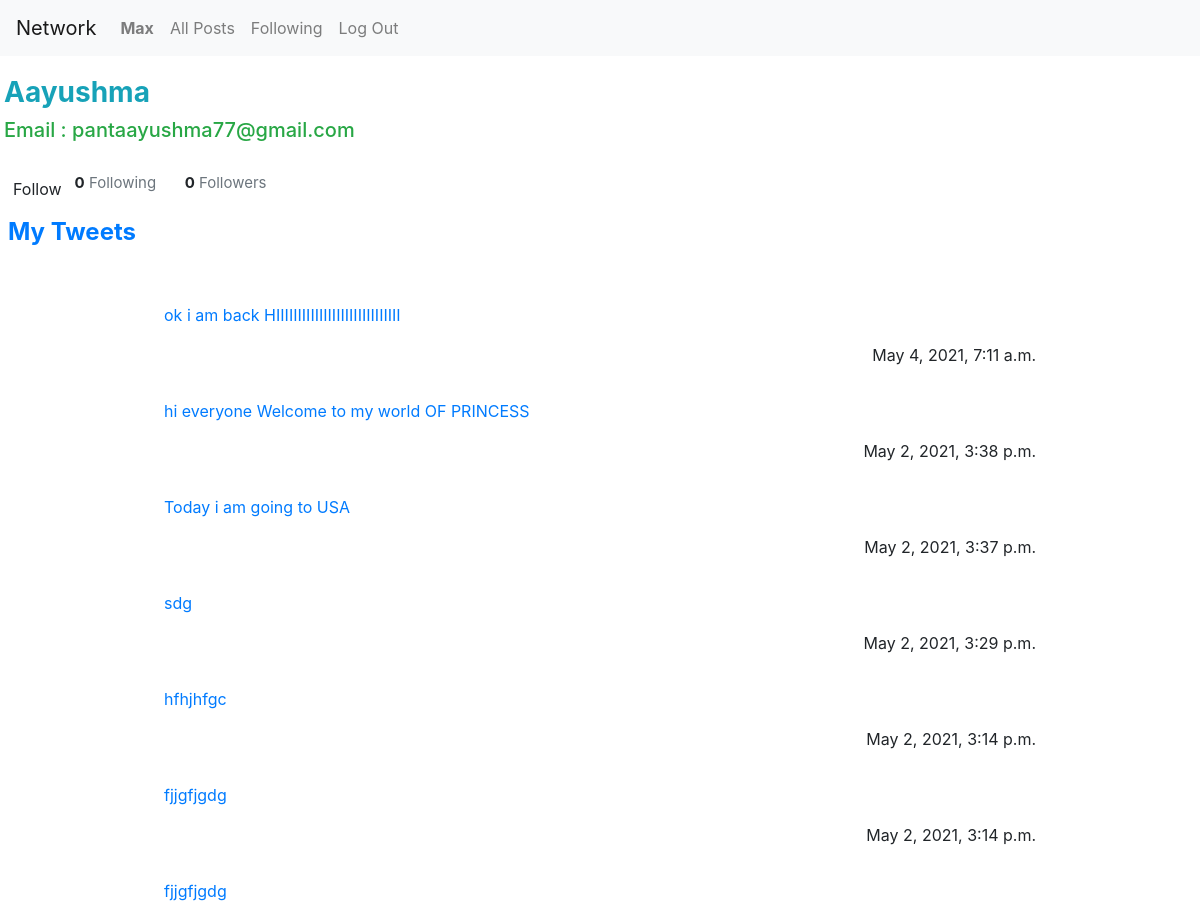
/user/aayushma (signed in, upper part), run on an earlier commit of the app's database.
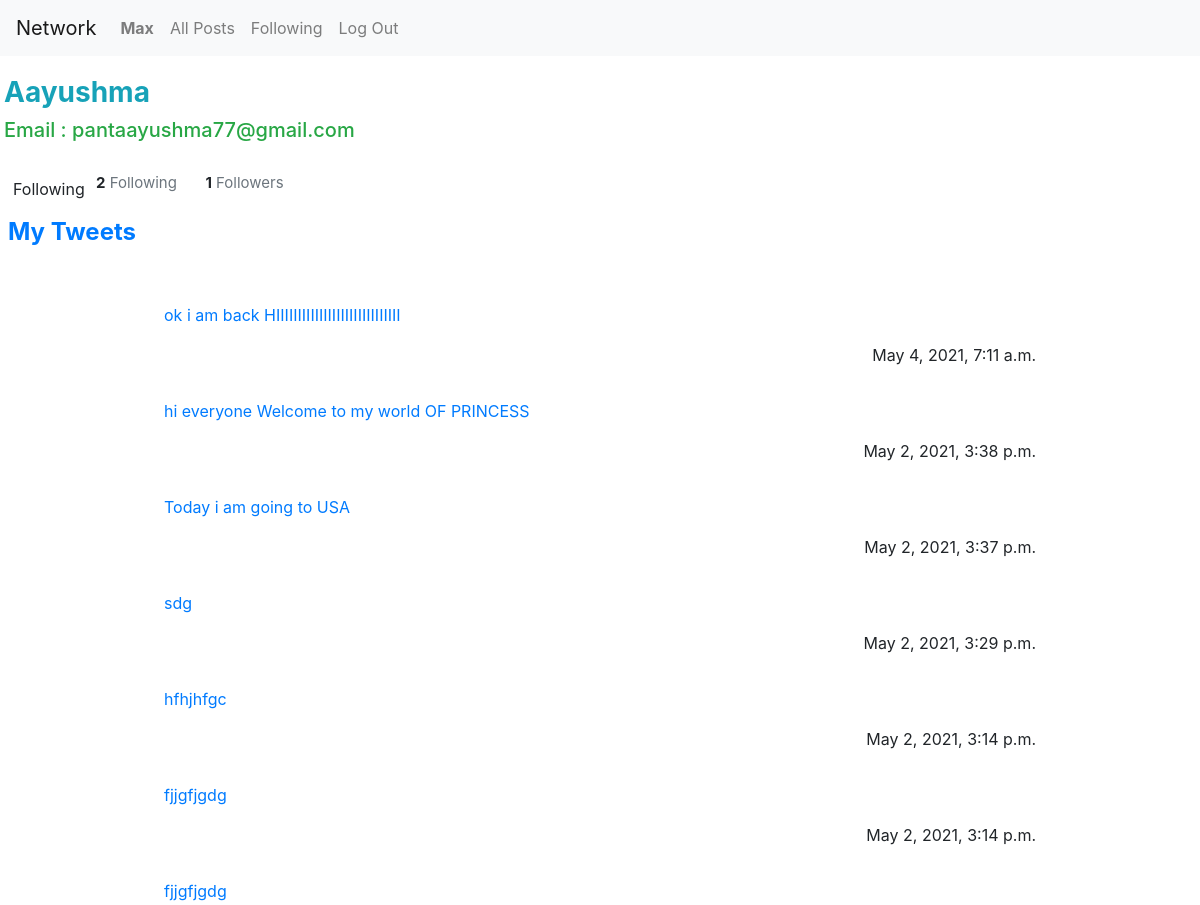
And on a later commit of the database.
### network/models.py (models this page shows)
class User(AbstractUser):
    pass

### network/views.py (the view, shortened to what this page needs)
# urls.py: path("user/<str:username>",views.profile,name="profile"),
@login_required
def profile(request,username):
    print(username)
    user_p=User.objects.get(username=username)
    curr_user_follows_this_profile = False
    if request.user.is_authenticated:
        curr_user_follows_this_profile = request.user.following.filter(user=user_p.id).exists()
    print(curr_user_follows_this_profile)
    tweets=user_p.tweets.order_by("-timestamp").all()
    if request.user==user_p:
        followFlag="No"
    else:
        followFlag="Yes"
    return render(request,"network/profile.html",
    {"puser":user_p,
    "tweets":tweets,
    "followFlag":followFlag,
    "following_profile": curr_user_follows_this_profile})

### network/templates/network/profile.html (shortened to what this page needs)
{% extends "network/layout.html" %}
{% load static %}
{% block body %}
<div class="mx-auto w-80 p-1 m-3">
<h3 class="text-info text-capitalize"><strong>{{puser.username}}</strong></h3>
  <h5 class="text-success"> Email : {{puser.email}}</h5>
</div>
  {% if followFlag == "Yes"%}
  <div style="float: left; z-index: 20">
     <form action="{% url 'profile' puser.username %}" method="POST">
    {% if following_profile %}
    <input type="submit" value="Following" name="unfollow_btn" class="btn following-btn" id="unfollowBtn" style="width: 96px">
    {% else %}
    <input type="submit" value="Follow" name="follow_btn" class="btn follow-btn">
{%endif%}
</form>
</div>
{%endif%}
<span style="margin-right: 1.5rem; font-size: 15px"><strong>{{ puser.following.count }}</strong> <span class="text-muted">Following</span></span>
    <span style="font-size: 15px"><strong>{{ puser.followers.count }}</strong> <span class="text-muted">Followers</span></span>
<div class="mx-auto w-80 p-2 mt-3">
  <h4 class="text-primary"><strong>My Tweets</strong> </h4>
  {% for tweet in tweets%}
  <br>
  <div class="mx-auto w-75 p-2 mt-0">
    <p><span class="float-left">
        <p class="text-primary">{{tweet.body}}</p>
      </span>
      <span class="float-right">{{tweet.timestamp}}</span></p>
  </div>
  {%endfor%}
</div>
{% endblock %}

What changed in the data, as far as the page shows it:
changed User "Aayushma": following.count "0" → "2"; followers.count "0" → "1"
Also different on the page:
form field unfollow_btn: (not shown) → "Following"
form field follow_btn: "Follow" → (not shown)
